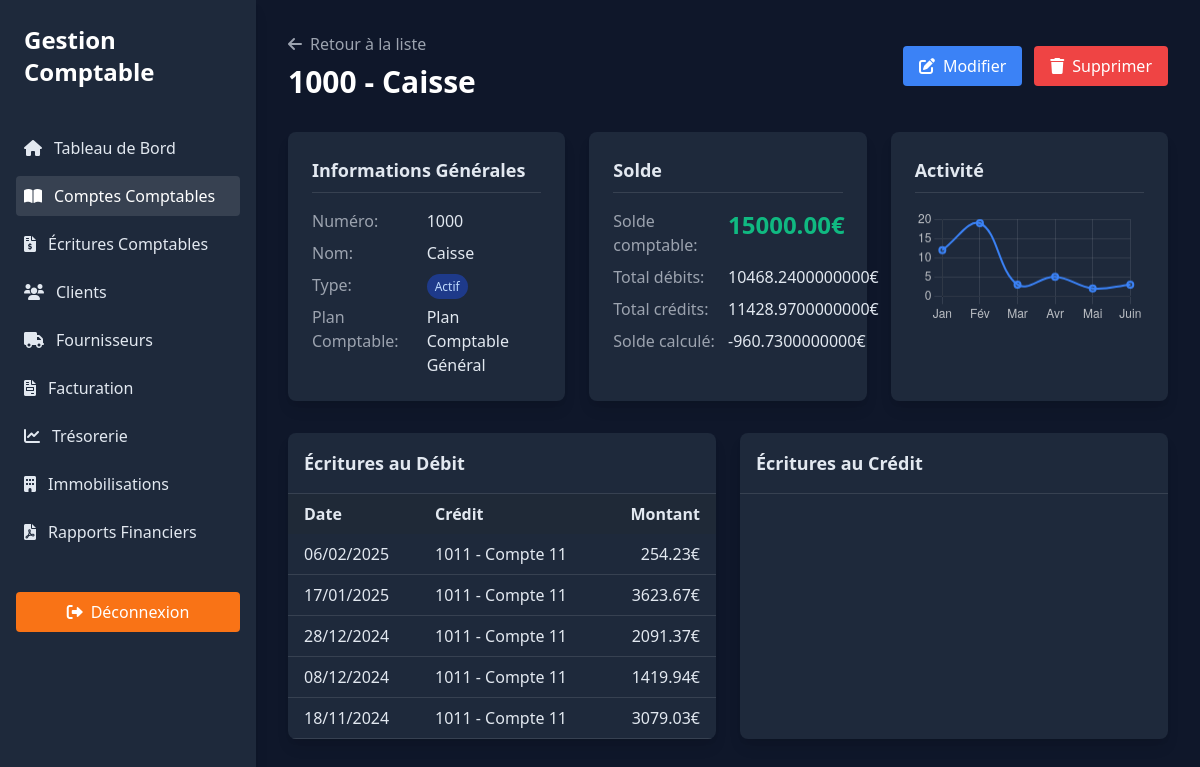
/comptes/1/, run on the app's committed database.
### comptabilite/models.py (models this page shows, shortened)
class Compte(models.Model):
    TYPE_CHOICES = [
        ('Actif', 'Actif'),
        ('Passif', 'Passif'),
        ('Capitaux propres', 'Capitaux propres'),
    ]
    nom = models.CharField(max_length=255)
    type = models.CharField(max_length=50, choices=TYPE_CHOICES)
    numero = models.CharField(max_length=50, unique=True)
    solde = models.DecimalField(max_digits=18, decimal_places=2, default=0,
                                validators=[MinValueValidator(0)])
    plan_comptable = models.ForeignKey(PlanComptable, on_delete=models.CASCADE, related_name='comptes')

class PlanComptable(models.Model):
    nom = models.CharField(max_length=255, unique=True)
    description = models.TextField(blank=True, null=True)

class Ecriture(models.Model):
    date = models.DateField()
    montant = models.DecimalField(max_digits=18, decimal_places=2, validators=[MinValueValidator(0.01)])
    commentaire = models.TextField(blank=True, null=True)
    justificatif = models.CharField(max_length=255, blank=True, null=True)
    debit = models.ForeignKey(Compte, on_delete=models.CASCADE, related_name='ecritures_debit')
    credit = models.ForeignKey(Compte, on_delete=models.CASCADE, related_name='ecritures_credit')

### comptabilite/views.py (the view)
# urls.py: path('comptes/<int:pk>/', CompteDetailView.as_view(), name='compte_detail'),
class CompteDetailView(DetailView):
    model = Compte
    template_name = 'compte_detail.html'
    context_object_name = 'compte'
    def get_context_data(self, **kwargs):
        context = super().get_context_data(**kwargs)
        compte = self.get_object()
        context['ecritures_debit'] = compte.ecritures_debit.all().order_by('-date')[:10]
        context['ecritures_credit'] = compte.ecritures_credit.all().order_by('-date')[:10]
        total_debit = compte.ecritures_debit.aggregate(Sum('montant'))['montant__sum'] or 0
        total_credit = compte.ecritures_credit.aggregate(Sum('montant'))['montant__sum'] or 0
        context['total_debit'] = total_debit
        context['total_credit'] = total_credit
        context['solde_calcule'] = total_debit - total_credit
        return context

### comptabilite/templates/compte_detail.html (shortened to what this page needs)
{% load static %}
<!DOCTYPE html>
<html lang="fr">
<head>
    <link href="https://cdn.jsdelivr.net/npm/tailwindcss@2.2.19/dist/tailwind.min.css" rel="stylesheet">
    <link href="https://cdnjs.cloudflare.com/ajax/libs/font-awesome/6.0.0-beta3/css/all.min.css" rel="stylesheet">
</head>
<body class="antialiased">
    <div class="flex min-h-screen">
        <div class="w-64 sidebar shadow-lg">
            <div class="p-6 bg-orange-600 text-white flex justify-between items-center">
                <h1 class="text-2xl font-bold">Gestion Comptable</h1>
            </div>
            <nav class="p-4">
                <ul>
                    <li class="mb-2">
                        <a href="/" class="flex items-center p-2 hover:bg-gray-700 rounded transition">
                            <i class="fas fa-home mr-3"></i>Tableau de Bord
                        </a>
                    </li>
                    <li class="mb-2">
                        <a href="{% url 'compte_list' %}" class="flex items-center p-2 bg-gray-700 text-white rounded transition">
                            <i class="fas fa-book-open mr-3"></i>Comptes Comptables
                        </a>
                    </li>
                    <li class="mb-2">
                        <a href="{% url 'ecriture_list' %}" class="flex items-center p-2 hover:bg-gray-700 rounded transition">
                            <i class="fas fa-file-invoice-dollar mr-3"></i>Écritures Comptables
                        </a>
                    </li>
                    <li class="mb-2">
                        <a href="/" class="flex items-center p-2 hover:bg-gray-700 rounded transition">
                            <i class="fas fa-users mr-3"></i>Clients
                        </a>
                    </li>
                    <li class="mb-2">
                        <a href="/" class="flex items-center p-2 hover:bg-gray-700 rounded transition">
                            <i class="fas fa-truck mr-3"></i>Fournisseurs
                        </a>
                    </li>
                    <li class="mb-2">
                        <a href="/" class="flex items-center p-2 hover:bg-gray-700 rounded transition">
                            <i class="fas fa-file-invoice mr-3"></i>Facturation
                        </a>
                    </li>
                    <li class="mb-2">
                        <a href="/" class="flex items-center p-2 hover:bg-gray-700 rounded transition">
                            <i class="fas fa-chart-line mr-3"></i>Trésorerie
                        </a>
                    </li>
                    <li class="mb-2">
                        <a href="/" class="flex items-center p-2 hover:bg-gray-700 rounded transition">
                            <i class="fas fa-building mr-3"></i>Immobilisations
                        </a>
                    </li>
                    <li class="mb-2">
                        <a href="/" class="flex items-center p-2 hover:bg-gray-700 rounded transition">
                            <i class="fas fa-file-pdf mr-3"></i>Rapports Financiers
                        </a>
                    </li>
                </ul>
            </nav>
            <div class="p-4 mt-auto">
                <a href="/" class="btn-primary px-4 py-2 rounded w-full text-center block">
                    <i class="fas fa-sign-out-alt mr-2"></i>Déconnexion
                </a>
            </div>
        </div>
        <div class="flex-1 overflow-y-auto p-8">
            <div class="flex justify-between items-center mb-8">
                <div>
                    <a href="{% url 'compte_list' %}" class="text-gray-400 hover:text-white mb-2 inline-block">
                        <i class="fas fa-arrow-left mr-2"></i>Retour à la liste
                    </a>
                    <h1 class="text-3xl font-bold text-white">
                        {{ compte.numero }} - {{ compte.nom }}
                    </h1>
                </div>
                <div class="flex gap-3">
                    <a href="{% url 'compte_update' compte.id %}" class="btn-secondary px-4 py-2 rounded">
                        <i class="fas fa-edit mr-2"></i>Modifier
                    </a>
                    <a href="{% url 'compte_delete' compte.id %}" class="btn-danger px-4 py-2 rounded">
                        <i class="fas fa-trash mr-2"></i>Supprimer
                    </a>
                </div>
            </div>
            <div class="grid grid-cols-1 md:grid-cols-3 gap-6 mb-8">
                <div class="card p-6 rounded-lg shadow-lg">
                    <h3 class="text-lg font-semibold mb-4 border-b border-gray-700 pb-2">Informations Générales</h3>
                    <div class="grid grid-cols-2 gap-y-2">
                        <div class="text-gray-400">Numéro:</div>
                        <div>{{ compte.numero }}</div>
                        <div class="text-gray-400">Nom:</div>
                        <div>{{ compte.nom }}</div>
                        <div class="text-gray-400">Type:</div>
                        <div>
                            <span class="px-2 py-1 rounded-full text-xs
                                {% if compte.type == 'Actif' %}bg-blue-900 text-blue-200
                                {% elif compte.type == 'Passif' %}bg-red-900 text-red-200
                                {% else %}bg-green-900 text-green-200{% endif %}">
                                {{ compte.type }}
                            </span>
                        </div>
                        <div class="text-gray-400">Plan Comptable:</div>
                        <div>{{ compte.plan_comptable.nom }}</div>
                    </div>
                </div>
                <div class="card p-6 rounded-lg shadow-lg">
                    <h3 class="text-lg font-semibold mb-4 border-b border-gray-700 pb-2">Solde</h3>
                    <div class="grid grid-cols-2 gap-y-2">
                        <div class="text-gray-400">Solde comptable:</div>
                        <div class="text-2xl font-bold text-green-500">{{ compte.solde }}€</div>
                        <div class="text-gray-400">Total débits:</div>
                        <div>{{ total_debit }}€</div>
                        <div class="text-gray-400">Total crédits:</div>
                        <div>{{ total_credit }}€</div>
                        <div class="text-gray-400">Solde calculé:</div>
                        <div>{{ solde_calcule }}€</div>
                    </div>
                </div>
                <div class="card p-6 rounded-lg shadow-lg">
                    <h3 class="text-lg font-semibold mb-4 border-b border-gray-700 pb-2">Activité</h3>
                    <canvas id="accountActivityChart" height="150"></canvas>
                </div>
            </div>
            <div class="grid grid-cols-1 lg:grid-cols-2 gap-6">
                <div class="card rounded-lg shadow-lg overflow-hidden">
                    <div class="p-4 border-b border-gray-700">
                        <h3 class="text-lg font-semibold">Écritures au Débit</h3>
                    </div>
                    <div class="overflow-x-auto">
                        <table class="w-full">
                            <thead>
                                <tr class="bg-gray-800">
                                    <th class="py-2 px-4 text-left">Date</th>
                                    <th class="py-2 px-4 text-left">Crédit</th>
                                    <th class="py-2 px-4 text-right">Montant</th>
                                </tr>
                            </thead>
                            <tbody>
                                {% for ecriture in ecritures_debit %}
                                    <tr class="border-b border-gray-700 hover:bg-gray-800">
                                        <td class="py-2 px-4">{{ ecriture.date|date:"d/m/Y" }}</td>
                                        <td class="py-2 px-4">{{ ecriture.credit.numero }} - {{ ecriture.credit.nom }}</td>
                                        <td class="py-2 px-4 text-right">{{ ecriture.montant }}€</td>
                                    </tr>
                                {% empty %}
                                    <tr>
                                        <td colspan="3" class="py-4 px-6 text-center">Aucune écriture au débit.</td>
                                    </tr>
                                {% endfor %}
                            </tbody>
                        </table>
                    </div>
                </div>
                <div class="card rounded-lg shadow-lg overflow-hidden">
                    <div class="p-4 border-b border-gray-700">
                        <h3 class="text-lg font-semibold">Écritures au Crédit</h3>
                    </div>
                </div>
            </div>
            <script>
                document.addEventListener('DOMContentLoaded', function() {
                    var ctx = document.getElementById('accountActivityChart').getContext('2d');
                    var chart = new Chart(ctx, {
                        type: 'line',
                        data: {
                            labels: ['Jan', 'Fév', 'Mar', 'Avr', 'Mai', 'Juin'],
                            datasets: [{
                                label: 'Activité du compte',
                                data: [12, 19, 3, 5, 2, 3],
                                backgroundColor: 'rgba(59, 130, 246, 0.2)',
                                borderColor: 'rgba(59, 130, 246, 1)',
                                borderWidth: 2,
                                tension: 0.4
                            }]
                        },
                        options: {
                            responsive: true,
                            plugins: {
                                legend: {
                                    display: false
                                }
                            },
                            scales: {
                                y: {
                                    beginAtZero: true,
                                    grid: {
                                        color: 'rgba(255, 255, 255, 0.1)'
                                    },
                                    ticks: {
                                        color: 'rgba(255, 255, 255, 0.7)'
                                    }
                                },
                                x: {
                                    grid: {
                                        color: 'rgba(255, 255, 255, 0.1)'
                                    },
                                    ticks: {
                                        color: 'rgba(255, 255, 255, 0.7)'
                                    }
                                }
                            }
                        }
                    });
                });
            </script>
        </div>
    </div>
</body>
</html>

### comptabilite/templates/compte_detail.html (style rules this page uses)
body { background-color: #0F172A; color: #E2E8F0; }
.sidebar { background-color: #1E293B; }
.card { background-color: #1E293B; color: #E2E8F0; }
.btn-primary { background-color: #F97316; color: white; }
.btn-secondary { background-color: #3B82F6; color: white; }
.btn-danger { background-color: #EF4444; color: white; }

### data on the page
Compte: numero "1000", nom "Caisse", type "Actif", plan_comptable.nom "Plan Comptable Général", solde "15000.00"
Ecriture: date "06/02/2025", credit.numero "1011", credit.nom "Compte 11", montant "254.23"
Ecriture: date "17/01/2025", credit.numero "1011", credit.nom "Compte 11", montant "3623.67"
Ecriture: date "28/12/2024", credit.numero "1011", credit.nom "Compte 11", montant "2091.37"
Ecriture: date "08/12/2024", credit.numero "1011", credit.nom "Compte 11", montant "1419.94"
Ecriture: date "18/11/2024", credit.numero "1011", credit.nom "Compte 11", montant "3079.03"

### other printed values
{{ total_debit }} "10468.2400000000"
{{ total_credit }} "11428.9700000000"
{{ solde_calcule }} "-960.7300000000"
